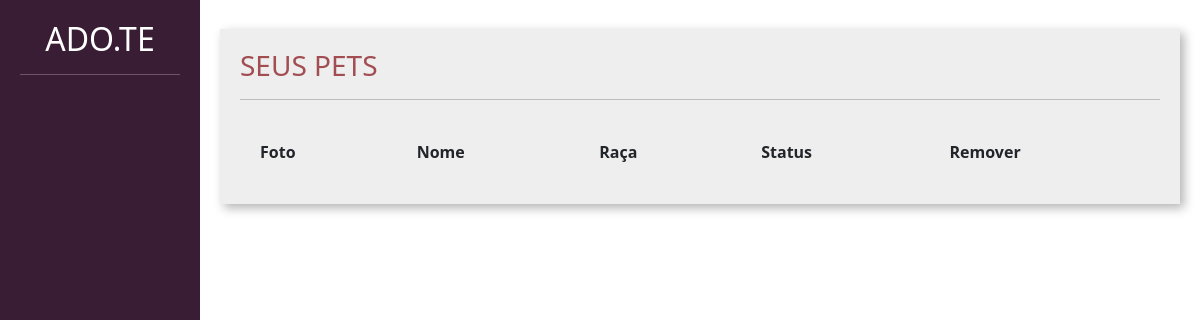
The page /divulgar/seus_pets/ (signed in) on the database as committed earlier.
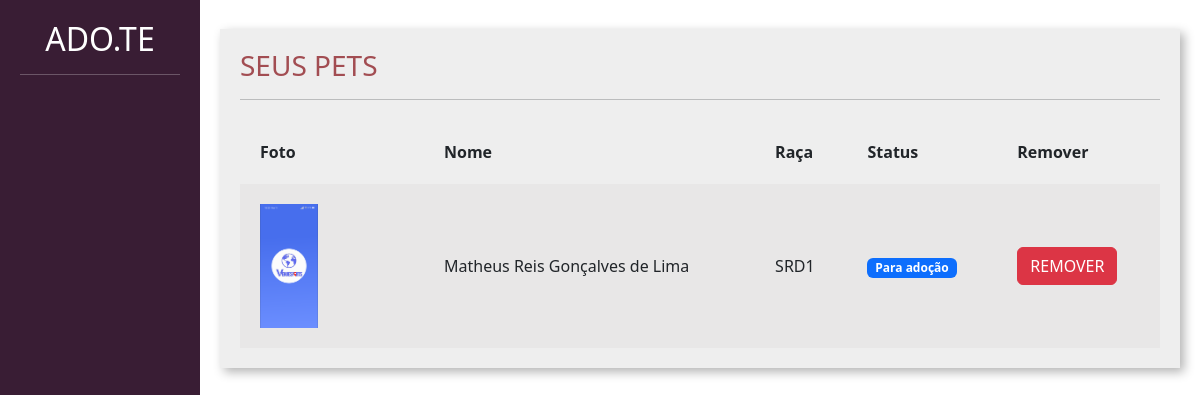
The same page on the database as committed later.
### divulgar/models.py (models this page shows, shortened)
class Pet(models.Model):
    choices_status = (('P','Para adoção'),
                      ('A','Adotado'))
    usuario = models.ForeignKey(User, on_delete=models.DO_NOTHING)
    foto = models.ImageField(upload_to="fotos_pets")
    nome = models.CharField(max_length=100)
    descricao = models.TextField()
    estado = models.CharField(max_length=50)
    cidade = models.CharField(max_length=50)
    telefone = models.CharField(max_length=50)
    tags = models.ManyToManyField(Tag)
    raca = models.ForeignKey(Raca, on_delete=models.DO_NOTHING)
    status = models.CharField(max_length=1, choices=choices_status, default='P')

class Raca(models.Model):
    raca = models.CharField(max_length=50)
    def __str__(self):
        return self.raca

### divulgar/views.py (the view)
# urls.py: path('seus_pets/', views.seus_pets, name="seus_pets"),
@login_required
def seus_pets(request):
    if request.method == "GET":
        pets = Pet.objects.filter(usuario=request.user)
        return render(request, 'seus_pets.html', {'pets': pets})

### divulgar/templates/seus_pets.html (shortened to what this page needs)
{% load static %}
<!doctype html>
<html lang="pt-BR">
    <head>
    <link href="https://cdn.jsdelivr.net/npm/bootstrap@5.3.0-alpha1/dist/css/bootstrap.min.css" rel="stylesheet">
    <link href="{% static 'usuarios/css/cadastro.css' %}" rel="stylesheet">
    <link href="{% static 'divulgar/css/novo_pet.css' %}" rel="stylesheet">
    <link href="{% static 'divulgar/css/seus_pet.css' %}" rel="stylesheet">
    </head>
    <body>
        <div class="container-fluid">
            <div class="row">
                <div class="col-md-2 bg-side sidebar">
                    <h2>ADO.TE</h2>
                    <hr>
                </div>
                <div class="col-md">
                    <div class="wrapper">
                        <div class="box width80">
                            <h3 class="font-vinho">SEUS PETS</h3>
                            <hr>
                             <table class="tabela" cellpadding="20">
                                <tr>
                                    <th>Foto</th>
                                    <th>Nome</th>
                                    <th>Raça</th>
                                    <th>Status</th>
                                    <th>Remover</th>
                                </tr>
                                    {% for pet in pets%}
                                    <tr class="tabela-linha">
                                        <td width="20%">
                                            <img width="40%" src="{{pet.foto.url}}">
                                        </td>
                                        <td>
                                            {{pet.nome}}
                                        </td>
                                        <td>
                                            {{pet.raca}}
                                        </td>
                                        <td>
                                            {% if pet.status == "P" %}
                                            <span class="badge text-bg-primary">Para adoção</span>
                                            {% elif pet.status == "A" %}
                                            <span class="badge text-bg-success">Adotado</span>
                                            {% endif%}
                                        </td>
                                        <td>
                                            <a href="{% url 'remover_pet' pet.id %}" class="btn btn-danger">REMOVER</a>
                                        </td>
                                    </tr>
                                    {% endfor %}
                            </table>
                        </div>
                    </div>
                </div>
            </div>
        </div>
    </body>
</html>

Rows that differ between the two databases and show on the page:
added Pet: foto (picture), nome "Matheus Reis Gonçalves de Lima", raca "SRD1", status "Para adoção"
